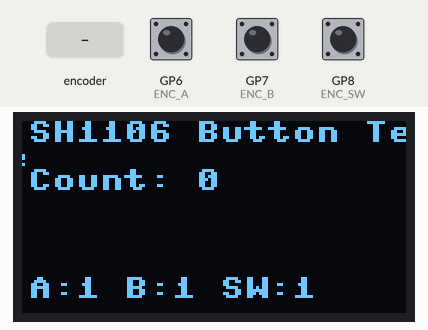
Recording of a program running on a simulated Raspberry Pi Pico running MicroPython. Shown: 128×64 one-colour display. The inputs (shaded band) are chosen by the test bench; at power-on: GP8 (ENC_SW) HIGH, GP6 (ENC_A) HIGH, GP7 (ENC_B) HIGH. What the program prints to the serial console is not drawn.

Above: at 1.2 s.
1.3 s: rotary encoder on GP6 (ENC_A) / GP7 (ENC_B) turned 3 steps (first pin leading)
At 1.39 s:
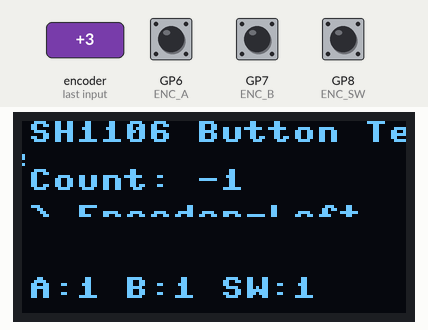
3.4 s: GP8 (ENC_SW) pulled LOW for 0.15 s
At 3.85 s:
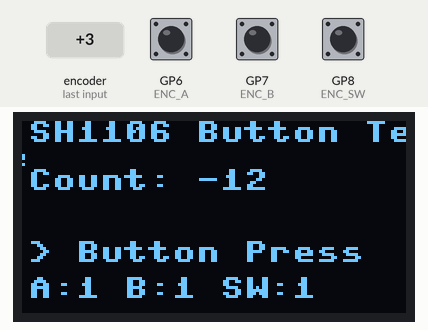
5.5 s: rotary encoder on GP6 (ENC_A) / GP7 (ENC_B) turned 2 steps (second pin leading)
At 5.59 s:
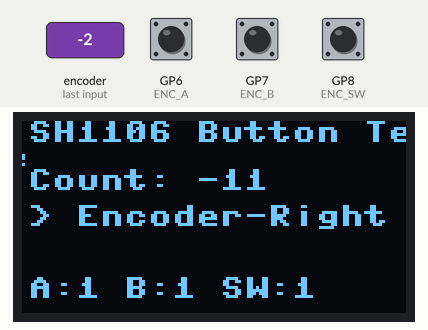
7.4 s: GP8 (ENC_SW) pulled LOW for 1 s
At 7.8 s:
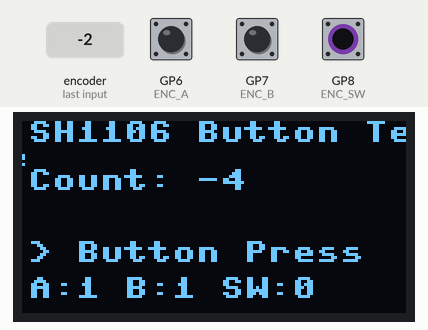
9.9 s: GP8 (ENC_SW) pulled LOW for 3.2 s
At 13.39 s:
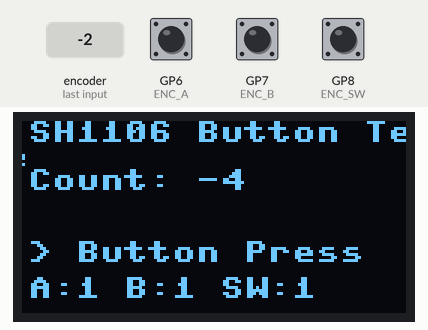
Timing chart, 0 to 14.9 s (numbered marks = the images above; inputs shaded):
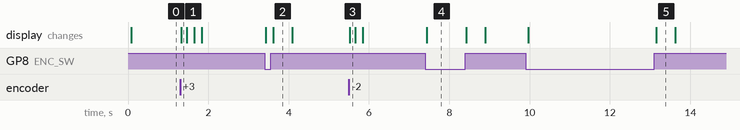

The program:

button_test.py
```python
# Pico 2 | Button Test for Encoder Board
# Simple test - displays encoder rotation and button press
# Encoder (COM/CON -> GND): A=GP6, B=GP7, SW=GP8 (pull-ups)
# OLED (SH1106/SSD1306 auto): I2C0 SDA=GP4, SCL=GP5

import machine, time
from machine import Pin, I2C
import framebuf

# ---------------- OLED detect & init ----------------
OLED_W, OLED_H = 128, 64
i2c = I2C(0, sda=Pin(4), scl=Pin(5), freq=400_000)
addrs = i2c.scan()
if not addrs:
    raise SystemExit("No I2C OLED on I2C0 (GP4/GP5).")
ADDR = addrs[0]

class SH1106_I2C:
    def __init__(self, w,h,i2c,addr=0x3C):
        self.width,self.height,self.i2c,self.addr = w,h,i2c,addr
        self.buffer = bytearray(w*h//8)
        self.fb = framebuf.FrameBuffer(self.buffer, w, h, framebuf.MONO_VLSB)
        def cmd(*cs):
            for c in cs: self.i2c.writeto(self.addr, b'\x00'+bytes([c]))
        cmd(0xAE,0x20,0x00,0x40,0xA1,0xC8,0x81,0x7F,0xA6,0xA8,0x3F,
            0xAD,0x8B,0xD3,0x00,0xD5,0x80,0xD9,0x22,0xDA,0x12,0xDB,0x35,0xAF)
        self.fill(0); self.show()
    def fill(self,c): self.fb.fill(c)
    def text(self,s,x,y,c=1): self.fb.text(s,x,y,c)
    def show(self):
        for p in range(self.height//8):
            self.i2c.writeto(self.addr, b'\x00'+bytes([0xB0+p,0x02,0x10]))
            s = self.width*p; e = s+self.width
            self.i2c.writeto(self.addr, b'\x40'+self.buffer[s:e])

try:
    disp = SH1106_I2C(OLED_W, OLED_H, i2c, addr=ADDR); DRIVER="SH1106"
except Exception:
    from ssd1306 import SSD1306_I2C
    disp = SSD1306_I2C(OLED_W, OLED_H, i2c, addr=ADDR); DRIVER="SSD1306"

# ---------------- Encoder pins ----------------
ENC_A = Pin(6, Pin.IN, Pin.PULL_UP)
ENC_B = Pin(7, Pin.IN, Pin.PULL_UP)
ENC_SW = Pin(8, Pin.IN, Pin.PULL_UP)

# ---------------- Encoder state tracking ----------------
state = (ENC_A.value()<<1) | ENC_B.value()
encoder_count = 0
TRANS = (0,+1,-1,0,  -1,0,0,+1,  +1,0,0,-1,  0,-1,+1,0)

def enc_isr(_):
    global state, encoder_count
    s = (ENC_A.value()<<1) | ENC_B.value()
    d = TRANS[(state<<2)|s]
    encoder_count += d
    state = s

ENC_A.irq(trigger=Pin.IRQ_RISING|Pin.IRQ_FALLING, handler=enc_isr)
ENC_B.irq(trigger=Pin.IRQ_RISING|Pin.IRQ_FALLING, handler=enc_isr)

# ---------------- Main loop ----------------
print("Button Test - Rotate encoder and press button")

last_count = 0
button_pressed = False
button_display_time = 0

while True:
    time.sleep_ms(20)

    now = time.ticks_ms()

    # Check for encoder rotation
    enc_left = False
    enc_right = False
    if encoder_count > last_count:
        enc_right = True
        last_count = encoder_count
    elif encoder_count < last_count:
        enc_left = True
        last_count = encoder_count

    # Check button
    if ENC_SW.value() == 0:  # pressed
        button_pressed = True
        button_display_time = now

    # Clear button display after 500ms
    if button_pressed and time.ticks_diff(now, button_display_time) > 500:
        button_pressed = False

    # Display
    disp.fill(0)
    disp.text("{} Button Test".format(DRIVER), 0, 0)

    # Show encoder count
    disp.text("Count: {}".format(encoder_count), 0, 16)

    # Show rotation direction
    if enc_left:
        disp.text("> Encoder-Left", 0, 28)
    if enc_right:
        disp.text("> Encoder-Right", 0, 28)

    # Show button press
    if button_pressed:
        disp.text("> Button Press", 0, 40)

    # Show raw pin values
    disp.text("A:{} B:{} SW:{}".format(
        ENC_A.value(),
        ENC_B.value(),
        ENC_SW.value()
    ), 0, 52)

    disp.show()
```

Measured:
- after the input at 1.3 s, the display: changes at once (image 1)
- after the input at 3.4 s, the display: first changes at once (image 2 shows a later state)
- after the input at 5.5 s, the display: changes at once (image 3)
- after the input at 7.4 s, the display: changes at once (image 4)
- after the input at 9.9 s, the display: first changes after 0.07 s (image 5 shows a later state)
- what the display in image 2 shows lasts 0.5 s, from 3.6 s to 4.1 s
